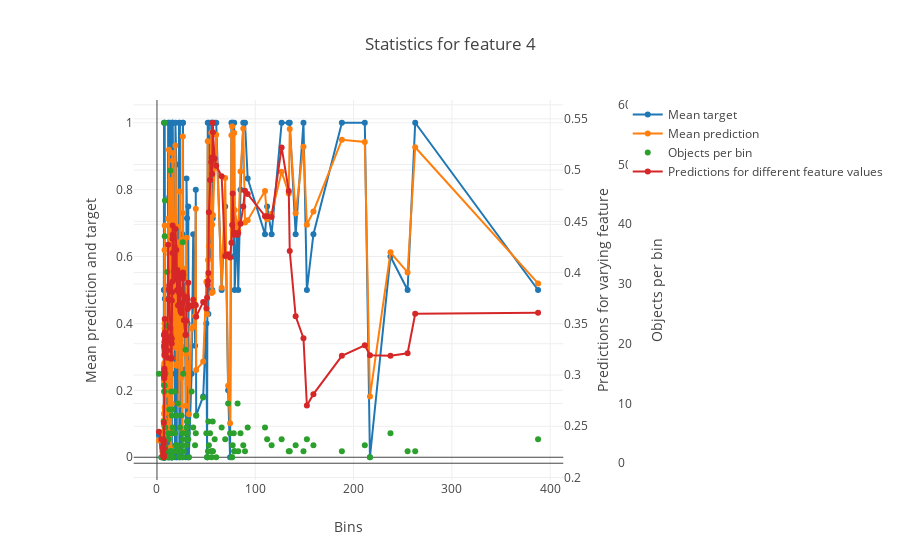

Notebook source saved alongside this figure:
### Markdown cell above
#### Float feature

### Code cell
feature = 'Fare'
res = model.get_binarized_statistics(titanic_train, titanic_train_target, feature, plot=True)

### Figure 1 — Plotly figure (JSON) as saved in the notebook; plotly's stock layout.template omitted (floating-point values rounded to 4 significant figures; data arrays with more than 128 entries replaced by an {"elided": "..."} marker saying what was removed)
{"data": [{"mode": "lines+markers", "name": "Mean target", "type": "scatter", "uid": "47efd343-74ed-469e-860f-78876782983b", "x": {"elided": "150 float values"}, "xaxis": "x", "y": {"elided": "151 float values"}, "yaxis": "y"}, {"mode": "lines+markers", "name": "Mean prediction", "type": "scatter", "uid": "90eb9d34-5713-45b8-a781-c5fe7a448dab", "x": {"elided": "150 float values"}, "xaxis": "x", "y": {"elided": "151 float values"}, "yaxis": "y"}, {"mode": "markers", "name": "Objects per bin", "type": "scatter", "uid": "f159ffbc-a4e4-4196-8a10-3c98dceb7b0c", "x": {"elided": "150 float values"}, "xaxis": "x", "y": {"elided": "151 int values"}, "yaxis": "y2"}, {"mode": "lines+markers", "name": "Predictions for different feature values", "type": "scatter", "uid": "7f021b4f-53a6-4cee-829c-c0a7af81f936", "x": {"elided": "150 float values"}, "xaxis": "x", "y": {"elided": "150 float values"}, "yaxis": "y3"}], "layout": {"title": {"text": "Statistics for feature 4"}, "xaxis": {"domain": [0.1, 0.9], "title": {"text": "Bins"}}, "yaxis": {"side": "left", "title": {"text": "Mean prediction and target"}}, "yaxis2": {"overlaying": "y", "position": 1, "side": "right", "title": {"text": "Objects per bin"}}, "yaxis3": {"anchor": "x", "overlaying": "y", "position": 1, "side": "right", "title": {"text": "Predictions for varying feature"}}}}
